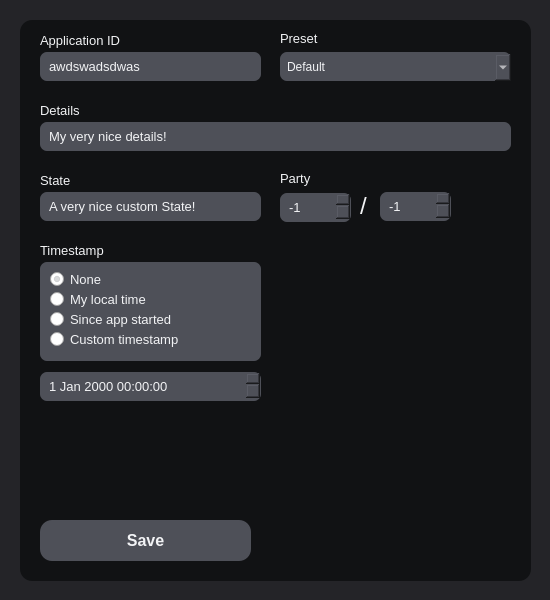
<?xml version="1.0" encoding="UTF-8"?>
<ui version="4.0">
 <class>MainWindow</class>
 <widget class="QMainWindow" name="MainWindow">
  <property name="geometry">
   <rect>
    <x>0</x>
    <y>0</y>
    <width>550</width>
    <height>600</height>
   </rect>
  </property>
  <property name="minimumSize">
   <size>
    <width>550</width>
    <height>600</height>
   </size>
  </property>
  <property name="maximumSize">
   <size>
    <width>550</width>
    <height>600</height>
   </size>
  </property>
  <property name="windowTitle">
   <string>Discord Custom RP</string>
  </property>
  <property name="styleSheet">
   <string notr="true">color: #F2F3F5;
font-weight: 400;
background-color: #242428;</string>
  </property>
  <widget class="QWidget" name="centralwidget">
   <widget class="QLineEdit" name="input_appid">
    <property name="geometry">
     <rect>
      <x>40</x>
      <y>50</y>
      <width>221</width>
      <height>31</height>
     </rect>
    </property>
    <property name="font">
     <font>
      <pointsize>10</pointsize>
      <weight>50</weight>
      <bold>false</bold>
     </font>
    </property>
    <property name="styleSheet">
     <string notr="true">background-color:  #4E5058;
border: none;
border-radius: 7px;
padding: 0 7px;
margin-top: 2px;</string>
    </property>
    <property name="text">
     <string>awdswadsdwas</string>
    </property>
   </widget>
   <widget class="QLabel" name="lb_appid">
    <property name="geometry">
     <rect>
      <x>40</x>
      <y>30</y>
      <width>221</width>
      <height>20</height>
     </rect>
    </property>
    <property name="font">
     <font>
      <pointsize>10</pointsize>
      <weight>50</weight>
      <bold>false</bold>
     </font>
    </property>
    <property name="styleSheet">
     <string notr="true">background-color: transparent;</string>
    </property>
    <property name="text">
     <string>Application ID</string>
    </property>
   </widget>
   <widget class="QComboBox" name="select_presets">
    <property name="geometry">
     <rect>
      <x>280</x>
      <y>50</y>
      <width>231</width>
      <height>31</height>
     </rect>
    </property>
    <property name="styleSheet">
     <string notr="true">background-color:  #4E5058;
border: none;
border-radius: 7px;
padding: 0 7px;
margin-top: 2px;</string>
    </property>
    <item>
     <property name="text">
      <string>Default</string>
     </property>
    </item>
    <item>
     <property name="text">
      <string>Test 1</string>
     </property>
    </item>
    <item>
     <property name="text">
      <string>Test 2</string>
     </property>
    </item>
   </widget>
   <widget class="QLabel" name="lb_presets">
    <property name="geometry">
     <rect>
      <x>280</x>
      <y>30</y>
      <width>231</width>
      <height>16</height>
     </rect>
    </property>
    <property name="font">
     <font>
      <pointsize>10</pointsize>
      <weight>50</weight>
      <bold>false</bold>
     </font>
    </property>
    <property name="styleSheet">
     <string notr="true">background-color: transparent;</string>
    </property>
    <property name="text">
     <string>Preset</string>
    </property>
   </widget>
   <widget class="QLabel" name="lb_details">
    <property name="geometry">
     <rect>
      <x>40</x>
      <y>100</y>
      <width>211</width>
      <height>20</height>
     </rect>
    </property>
    <property name="font">
     <font>
      <pointsize>10</pointsize>
      <weight>50</weight>
      <bold>false</bold>
     </font>
    </property>
    <property name="styleSheet">
     <string notr="true">background-color: transparent;</string>
    </property>
    <property name="text">
     <string>Details</string>
    </property>
   </widget>
   <widget class="QLineEdit" name="input_details">
    <property name="geometry">
     <rect>
      <x>40</x>
      <y>120</y>
      <width>471</width>
      <height>31</height>
     </rect>
    </property>
    <property name="font">
     <font>
      <pointsize>10</pointsize>
      <weight>50</weight>
      <bold>false</bold>
     </font>
    </property>
    <property name="styleSheet">
     <string notr="true">background-color:  #4E5058;
border: none;
border-radius: 7px;
padding: 0 7px;
margin-top: 2px;</string>
    </property>
    <property name="text">
     <string>My very nice details!</string>
    </property>
   </widget>
   <widget class="QLabel" name="lb_state">
    <property name="geometry">
     <rect>
      <x>40</x>
      <y>170</y>
      <width>221</width>
      <height>20</height>
     </rect>
    </property>
    <property name="font">
     <font>
      <pointsize>10</pointsize>
      <weight>50</weight>
      <bold>false</bold>
     </font>
    </property>
    <property name="styleSheet">
     <string notr="true">background-color: transparent;</string>
    </property>
    <property name="text">
     <string>State</string>
    </property>
   </widget>
   <widget class="QLineEdit" name="input_state">
    <property name="geometry">
     <rect>
      <x>40</x>
      <y>190</y>
      <width>221</width>
      <height>31</height>
     </rect>
    </property>
    <property name="font">
     <font>
      <pointsize>10</pointsize>
      <weight>50</weight>
      <bold>false</bold>
     </font>
    </property>
    <property name="styleSheet">
     <string notr="true">background-color:  #4E5058;
border: none;
border-radius: 7px;
padding: 0 7px;
margin-top: 2px;</string>
    </property>
    <property name="text">
     <string>A very nice custom State!</string>
    </property>
   </widget>
   <widget class="QLabel" name="lb_party">
    <property name="geometry">
     <rect>
      <x>280</x>
      <y>170</y>
      <width>261</width>
      <height>16</height>
     </rect>
    </property>
    <property name="font">
     <font>
      <pointsize>10</pointsize>
      <weight>50</weight>
      <bold>false</bold>
     </font>
    </property>
    <property name="styleSheet">
     <string notr="true">background-color: transparent;</string>
    </property>
    <property name="text">
     <string>Party</string>
    </property>
   </widget>
   <widget class="QSpinBox" name="number_partyMin">
    <property name="geometry">
     <rect>
      <x>280</x>
      <y>191</y>
      <width>71</width>
      <height>31</height>
     </rect>
    </property>
    <property name="font">
     <font>
      <pointsize>10</pointsize>
      <weight>50</weight>
      <bold>false</bold>
     </font>
    </property>
    <property name="styleSheet">
     <string notr="true">background-color:  #4E5058;
border: none;
border-radius: 7px;
padding: 0 7px;
margin-top: 2px;</string>
    </property>
    <property name="minimum">
     <number>-1</number>
    </property>
    <property name="value">
     <number>-1</number>
    </property>
   </widget>
   <widget class="QSpinBox" name="number_partyMax">
    <property name="geometry">
     <rect>
      <x>380</x>
      <y>190</y>
      <width>71</width>
      <height>31</height>
     </rect>
    </property>
    <property name="font">
     <font>
      <pointsize>10</pointsize>
      <weight>50</weight>
      <bold>false</bold>
     </font>
    </property>
    <property name="styleSheet">
     <string notr="true">background-color:  #4E5058;
border: none;
border-radius: 7px;
padding: 0 7px;
margin-top: 2px;</string>
    </property>
    <property name="minimum">
     <number>-1</number>
    </property>
    <property name="value">
     <number>-1</number>
    </property>
   </widget>
   <widget class="QLabel" name="divider">
    <property name="geometry">
     <rect>
      <x>360</x>
      <y>190</y>
      <width>20</width>
      <height>31</height>
     </rect>
    </property>
    <property name="font">
     <font>
      <pointsize>18</pointsize>
      <weight>50</weight>
      <bold>false</bold>
     </font>
    </property>
    <property name="styleSheet">
     <string notr="true">background-color: transparent;</string>
    </property>
    <property name="text">
     <string>/</string>
    </property>
   </widget>
   <widget class="QLabel" name="lb_timestamp">
    <property name="geometry">
     <rect>
      <x>40</x>
      <y>240</y>
      <width>231</width>
      <height>20</height>
     </rect>
    </property>
    <property name="font">
     <font>
      <pointsize>10</pointsize>
      <weight>50</weight>
      <bold>false</bold>
     </font>
    </property>
    <property name="styleSheet">
     <string notr="true">background-color: transparent;</string>
    </property>
    <property name="text">
     <string>Timestamp</string>
    </property>
   </widget>
   <widget class="QGroupBox" name="timestampBtns">
    <property name="geometry">
     <rect>
      <x>40</x>
      <y>260</y>
      <width>221</width>
      <height>101</height>
     </rect>
    </property>
    <property name="styleSheet">
     <string notr="true">background-color:  #4E5058;
border: none;
border-radius: 7px;
margin-top: 2px;
border: none;</string>
    </property>
    <property name="title">
     <string/>
    </property>
    <widget class="QRadioButton" name="radio_none">
     <property name="enabled">
      <bool>true</bool>
     </property>
     <property name="geometry">
      <rect>
       <x>10</x>
       <y>10</y>
       <width>231</width>
       <height>17</height>
      </rect>
     </property>
     <property name="font">
      <font>
       <pointsize>10</pointsize>
       <weight>50</weight>
       <bold>false</bold>
      </font>
     </property>
     <property name="styleSheet">
      <string notr="true">background-color: none;</string>
     </property>
     <property name="text">
      <string>None</string>
     </property>
     <property name="checked">
      <bool>true</bool>
     </property>
    </widget>
    <widget class="QRadioButton" name="radio_localtime">
     <property name="geometry">
      <rect>
       <x>10</x>
       <y>30</y>
       <width>231</width>
       <height>17</height>
      </rect>
     </property>
     <property name="font">
      <font>
       <pointsize>10</pointsize>
       <weight>50</weight>
       <bold>false</bold>
      </font>
     </property>
     <property name="styleSheet">
      <string notr="true">background-color: none;</string>
     </property>
     <property name="text">
      <string>My local time</string>
     </property>
    </widget>
    <widget class="QRadioButton" name="radio_appstart">
     <property name="geometry">
      <rect>
       <x>10</x>
       <y>50</y>
       <width>231</width>
       <height>17</height>
      </rect>
     </property>
     <property name="font">
      <font>
       <pointsize>10</pointsize>
       <weight>50</weight>
       <bold>false</bold>
      </font>
     </property>
     <property name="styleSheet">
      <string notr="true">background-color: none;</string>
     </property>
     <property name="text">
      <string>Since app started</string>
     </property>
    </widget>
    <widget class="QRadioButton" name="radio_custom">
     <property name="geometry">
      <rect>
       <x>10</x>
       <y>70</y>
       <width>231</width>
       <height>17</height>
      </rect>
     </property>
     <property name="font">
      <font>
       <pointsize>10</pointsize>
       <weight>50</weight>
       <bold>false</bold>
      </font>
     </property>
     <property name="styleSheet">
      <string notr="true">background-color: none;</string>
     </property>
     <property name="text">
      <string>Custom timestamp</string>
     </property>
    </widget>
   </widget>
   <widget class="QFrame" name="frame">
    <property name="geometry">
     <rect>
      <x>20</x>
      <y>20</y>
      <width>511</width>
      <height>561</height>
     </rect>
    </property>
    <property name="styleSheet">
     <string notr="true">background-color: #111214;
border-radius: 12px;</string>
    </property>
    <property name="frameShape">
     <enum>QFrame::StyledPanel</enum>
    </property>
    <property name="frameShadow">
     <enum>QFrame::Raised</enum>
    </property>
    <widget class="QPushButton" name="button_save">
     <property name="geometry">
      <rect>
       <x>20</x>
       <y>500</y>
       <width>211</width>
       <height>41</height>
      </rect>
     </property>
     <property name="font">
      <font>
       <pointsize>12</pointsize>
       <weight>62</weight>
       <bold>true</bold>
      </font>
     </property>
     <property name="styleSheet">
      <string notr="true">background-color: #4E5058;
font-weight: 500;</string>
     </property>
     <property name="text">
      <string>Save</string>
     </property>
    </widget>
    <widget class="QDateTimeEdit" name="date_customtimestamp">
     <property name="enabled">
      <bool>false</bool>
     </property>
     <property name="geometry">
      <rect>
       <x>20</x>
       <y>350</y>
       <width>221</width>
       <height>31</height>
      </rect>
     </property>
     <property name="font">
      <font>
       <pointsize>10</pointsize>
       <weight>50</weight>
       <bold>false</bold>
      </font>
     </property>
     <property name="styleSheet">
      <string notr="true">background-color:  #4E5058;
border: none;
border-radius: 7px;
padding: 0 7px;
margin-top: 2px;</string>
     </property>
    </widget>
   </widget>
   <zorder>frame</zorder>
   <zorder>input_appid</zorder>
   <zorder>input_details</zorder>
   <zorder>input_state</zorder>
   <zorder>lb_appid</zorder>
   <zorder>lb_details</zorder>
   <zorder>lb_party</zorder>
   <zorder>lb_presets</zorder>
   <zorder>lb_state</zorder>
   <zorder>lb_timestamp</zorder>
   <zorder>number_partyMax</zorder>
   <zorder>number_partyMin</zorder>
   <zorder>select_presets</zorder>
   <zorder>timestampBtns</zorder>
   <zorder>divider</zorder>
  </widget>
 </widget>
 <resources/>
 <connections/>
</ui>
